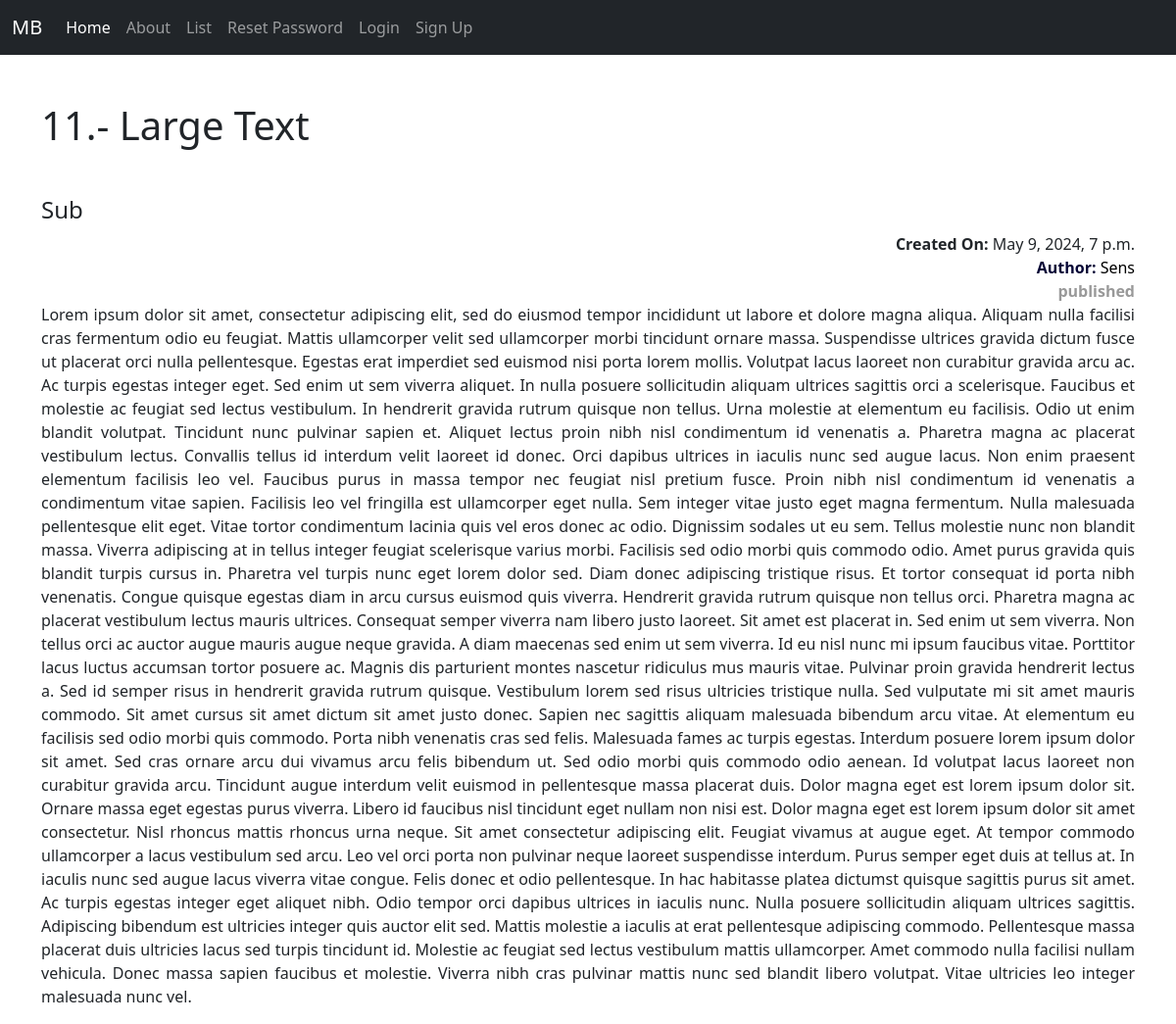
Page /posts/detail/11/ on the committed database.
### posts/models.py (models this page shows, shortened)
class Post(models.Model):
    title = models.CharField(max_length=128)
    subtitle = models.CharField(max_length=256)
    author = models.ForeignKey(get_user_model(), on_delete=models.CASCADE)
    body = models.TextField()
    created_on = models.DateTimeField(auto_now_add=True)
    status = models.ForeignKey(Status, on_delete=models.CASCADE)

class Status(models.Model):
    name = models.CharField(max_length=128)
    description = models.CharField(max_length=256)
    def __str__(self):
        return self.name

### posts/views.py (the view)
# urls.py: path("detail/<int:pk>/", views.PostDetailView.as_view(), name="detail"),
class PostDetailView(DetailView,UserPassesTestMixin):
    template_name = "posts/detail.html"
    model = Post
    def dispatch(self, request, *args, **kwargs):
        post = self.get_object()
        if str(post.status) == 'archived' and (not request.user.is_authenticated) or str(post.status) == 'draft' and (not request.user.is_authenticated):
            return redirect('login')
        return super().dispatch(request, *args, **kwargs)

### templates/posts/detail.html (shortened to what this page needs)
{% extends 'base.html' %}
{% load static %}
{% block head %}
<link rel="stylesheet" href="{% static 'css/detail.css' %}">
{% endblock head %}
{% block content %}
    <div class="main-container">
        <h1>{{post.id}}.- {{ post.title }}</h1>
        <h4>{{ post.subtitle }}</h4>
        <p class="date"><b>Created On: </b>{{ post.created_on }}</p>
        <p class="author"><b>Author: </b>{{ post.author }}</p>
        <p class="status">{{post.status}}</p>
        <p style="text-align: justify;">{{ post.body }}</p>
    </div>
{% endblock content %}

### static/css/detail.css (style rules this page uses)
.date, .author, .status { text-align: right; margin: 0; }
.author b { color: rgb(4, 4, 54); }
.author { color: black; }
.status { color: rgb(153, 153, 153); font-weight: bold; }
.main-container { margin-top: 3rem; }
h1 { margin-bottom: 3rem; }

### rows in the picture
Post: id "11", title "Large Text", subtitle "Sub", created_on "May 9, 2024, 7 p.m.", author "Sens", status "published", body "Lorem ipsum dolor sit amet, consectetur adipiscing elit, sed do eiusmod tempor incididunt ut labore et dolore magna aliqua. Aliquam nulla facilisi cras fermentum odio eu feugiat. Mattis ullamcorper velit sed ullamcorper morbi tincidunt ornare massa. Suspendisse ultrices gravida dictum fusce ut placerat orci nulla pellentesque. Egestas erat imperdiet sed euismod nisi porta lorem mollis. Volutpat lacus laoreet non curabitur gravida arcu ac. Ac turpis egestas integer eget. Sed enim ut sem viverra aliquet. In nulla posuere sollicitudin aliquam ultrices sagittis orci a scelerisque. Faucibus et molestie ac feugiat sed lectus vestibulum. In hendrerit gravida rutrum quisque non tellus. Urna…"
